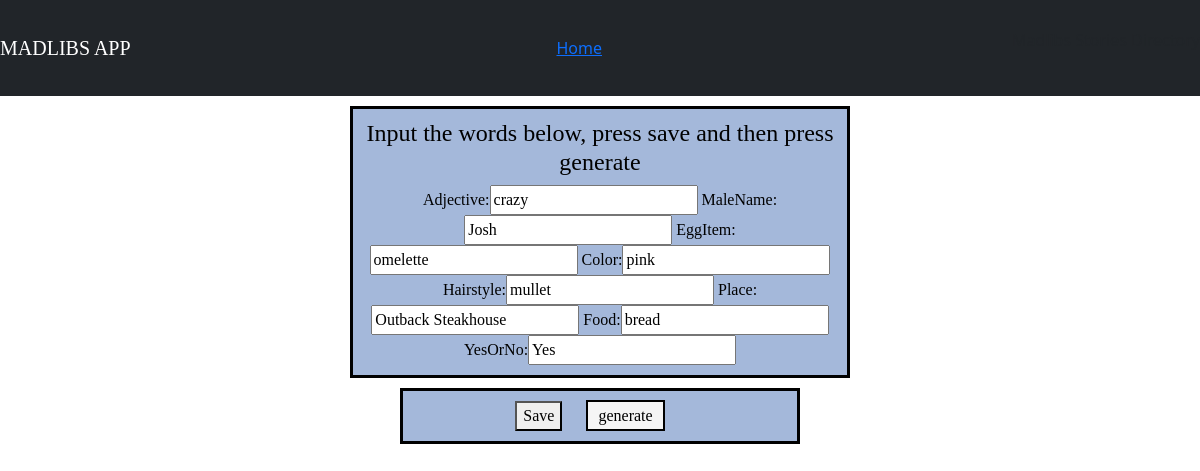
/story/egg/1, run on the app's committed database.
### story/models.py (models this page shows)
class Eggs(models.Model):
    adjective = models.CharField(max_length=50)
    maleName = models.CharField(max_length=50)
    eggItem = models.CharField(max_length=50)
    color = models.CharField(max_length=50)
    hairstyle = models.CharField(max_length=50)
    place = models.CharField(max_length=50)
    food = models.CharField(max_length=50)
    yesOrNo = models.CharField(max_length=50)

### story/views.py (the view)
# urls.py: path('egg/<int:id>', views.egg_update, name="egg_update"),
def egg_update(request, id):
    item = Eggs.objects.get(id=id)
    form = EggForm(request.POST or None, instance=item)
    if form.is_valid():
        form.save()
        return redirect('/story/egg/1')
    return render(request, 'story/egg-form.html', {'form':form, 'item':item})

### story/forms.py
class EggForm(forms.ModelForm):
    class Meta:
        model = Eggs
        fields = ['adjective', 'maleName', 'eggItem', 'color',
                  'hairstyle', 'place', 'food', 'yesOrNo']

### story/templates/story/egg-form.html (shortened to what this page needs)
{% extends 'story/base.html' %}
{% block body %}
<form method="POST">
    <div class="div-form" style="width:500px">
        <h4>Input the words below, press save and then press generate</h4>
        {{ form }}
    </div>
    <div class="save">
        <button type="submit">Save</button>
        <a class="generate" href="/story/egg_story/1">generate</a>
    </div>
</form>
{% endblock %}

### story/static/story/style.css (style rules this page uses)
h4 { font-family: "Cooper Black" }
form { font-family: Calibri; }
div { color: black; border: solid black; text-align: center; margin: 20px 20px; padding: 10px; background-color: #E1F7FA; }
.save { background-color: #A4B8DA; width:400px; margin: 10px auto; }
.div-form { background-color: #A4B8DA; width: 200px; margin: 10px auto; }
.generate { border:black solid 2px; background-color: whitesmoke; color: black; padding: 5px 10px; text-decoration: none; margin: 20px; }

### data on the page
Eggs: adjective "crazy", maleName "Josh", eggItem "omelette", color "pink", hairstyle "mullet", place "Outback Steakhouse", food "bread", yesOrNo "Yes"
